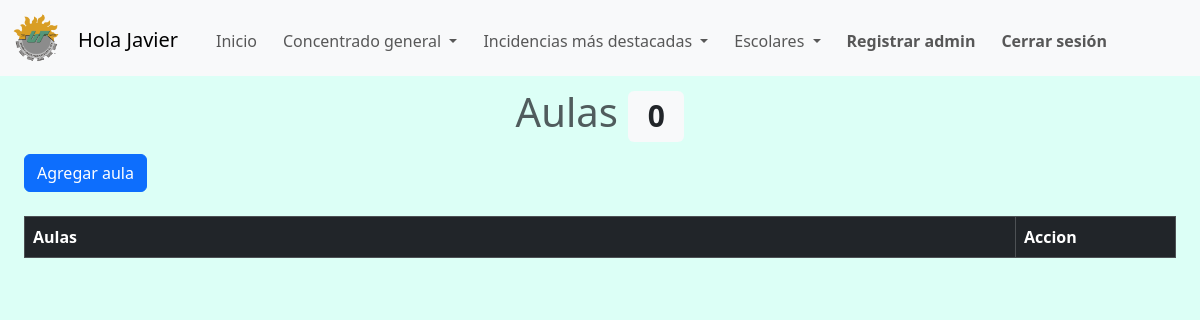
Before: /layouts_admins/aulas.php (signed in) with the older database file.
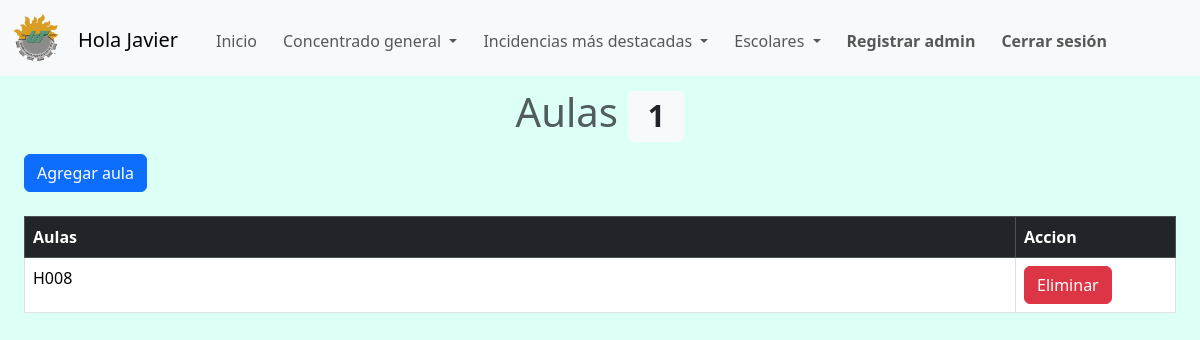
After: the same page with the newer database file.
### tables this page shows
CREATE TABLE IF NOT EXISTS `aulas` (
  `id` int NOT NULL AUTO_INCREMENT,
  `aula` varchar(20) NOT NULL,
  PRIMARY KEY (`id`)
);

### layouts_admins/aulas.php (the view, shortened to what this page needs)
<!DOCTYPE html>
<html lang="en">
<head>
    <link href="https://cdn.jsdelivr.net/npm/bootstrap@5.3.2/dist/css/bootstrap.min.css" rel="stylesheet">
</head>
<body class="admin_background">
<?php include ("navbar.php");?>
<?php include('../php/connection.php');
  $consul = "SELECT COUNT(*) AS total_aulas FROM aulas";
  $resul = mysqli_query($connection, $consul);
  $row = mysqli_fetch_array($resul);?>
<h1 class="h1-tittles text-muted display-6">Aulas <span class="badge bg-light text-dark"><?php echo $row['total_aulas'];?></span></h1>
<div class="div-table">
<button type="button" class="btn btn-primary" data-bs-toggle="modal" data-bs-target="#exampleModal">
  Agregar aula
</button>
<br><br>
  <table class="table table-bordered">
    <thead class="table-dark">
      <tr>
        <th scope="col">Aulas</th>
        <th scope="col" style="width:10rem;">Accion</th>
      </tr>
    </thead>
    <tbody>
      <?php require_once("../php/connection.php");
        $result = mysqli_query($connection, "SELECT * FROM aulas");
        while ($row = mysqli_fetch_assoc($result)):
      ?>
      <tr>
        <td><?php echo $row["aula"];?></td>
        <td>
            <button type="button" class="btn btn-danger" data-bs-toggle="modal" data-bs-target="#borrar_<?php echo $row['id'];?>"> Eliminar</button>
        </td>
      </tr>
      </div>
      <?php endwhile;?>
    </tbody>
  </table>
  </div>
</body>
</html>

Changed rows visible on the page:
added aulas: aula "H008"
Other visible differences:
$row['total_aulas']: "0" → "1"
